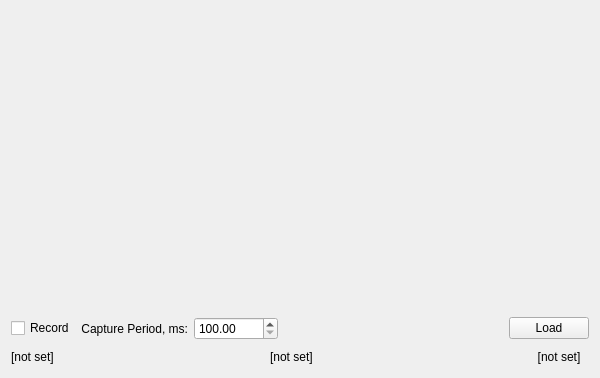
<?xml version="1.0" encoding="UTF-8"?>
<ui version="4.0">
 <class>ObserverClass</class>
 <widget class="QWidget" name="ObserverClass">
  <property name="geometry">
   <rect>
    <x>0</x>
    <y>0</y>
    <width>600</width>
    <height>378</height>
   </rect>
  </property>
  <property name="windowTitle">
   <string>Observer</string>
  </property>
  <layout class="QVBoxLayout" name="verticalLayout">
   <item>
    <widget class="chart::View" name="widgetView" native="true">
     <property name="minimumSize">
      <size>
       <width>300</width>
       <height>300</height>
      </size>
     </property>
    </widget>
   </item>
   <item>
    <layout class="QHBoxLayout" name="horizontalLayout_2">
     <item>
      <widget class="QCheckBox" name="checkBoxCaptureOn">
       <property name="text">
        <string>Record</string>
       </property>
      </widget>
     </item>
     <item>
      <widget class="QLabel" name="labelCapturePeriodSign">
       <property name="text">
        <string>Capture Period, ms:</string>
       </property>
       <property name="alignment">
        <set>Qt::AlignRight|Qt::AlignTrailing|Qt::AlignVCenter</set>
       </property>
      </widget>
     </item>
     <item>
      <widget class="QDoubleSpinBox" name="doubleSpinBoxCapturePeriod">
       <property name="minimum">
        <double>100.000000000000000</double>
       </property>
       <property name="maximum">
        <double>100000.000000000000000</double>
       </property>
      </widget>
     </item>
     <item>
      <spacer name="horizontalSpacer_3">
       <property name="orientation">
        <enum>Qt::Horizontal</enum>
       </property>
       <property name="sizeHint" stdset="0">
        <size>
         <width>40</width>
         <height>20</height>
        </size>
       </property>
      </spacer>
     </item>
     <item>
      <widget class="QPushButton" name="pushButtonLoad">
       <property name="text">
        <string>Load</string>
       </property>
      </widget>
     </item>
    </layout>
   </item>
   <item>
    <layout class="QHBoxLayout" name="horizontalLayout">
     <item>
      <widget class="QLabel" name="labelCurrentSign">
       <property name="text">
        <string>[not set]</string>
       </property>
      </widget>
     </item>
     <item>
      <spacer name="horizontalSpacer">
       <property name="orientation">
        <enum>Qt::Horizontal</enum>
       </property>
       <property name="sizeHint" stdset="0">
        <size>
         <width>40</width>
         <height>20</height>
        </size>
       </property>
      </spacer>
     </item>
     <item>
      <widget class="QLabel" name="labelCurrent">
       <property name="text">
        <string>[not set]</string>
       </property>
      </widget>
     </item>
     <item>
      <spacer name="horizontalSpacer_2">
       <property name="orientation">
        <enum>Qt::Horizontal</enum>
       </property>
       <property name="sizeHint" stdset="0">
        <size>
         <width>40</width>
         <height>20</height>
        </size>
       </property>
      </spacer>
     </item>
     <item>
      <widget class="QLabel" name="labelIsOnline">
       <property name="minimumSize">
        <size>
         <width>60</width>
         <height>0</height>
        </size>
       </property>
       <property name="autoFillBackground">
        <bool>true</bool>
       </property>
       <property name="text">
        <string>[not set]</string>
       </property>
       <property name="alignment">
        <set>Qt::AlignCenter</set>
       </property>
      </widget>
     </item>
    </layout>
   </item>
  </layout>
 </widget>
 <layoutdefault spacing="6" margin="11"/>
 <customwidgets>
  <customwidget>
   <class>chart::View</class>
   <extends>QWidget</extends>
   <header>chart/chart_view.h</header>
   <container>1</container>
  </customwidget>
 </customwidgets>
 <resources/>
 <connections/>
</ui>
